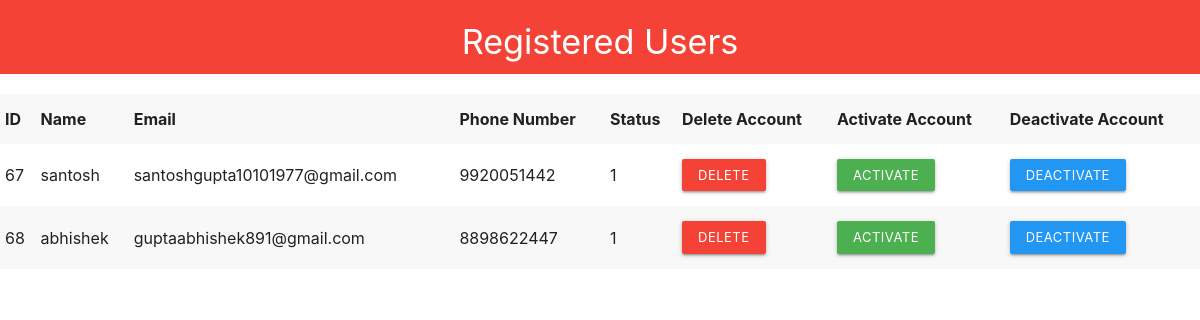
Page /viewusers.php (signed in) on the committed database.
### tables this page shows
CREATE TABLE `register_user` (
  `id` int(11) NOT NULL,
  `name` varchar(255) NOT NULL,
  `email` varchar(255) NOT NULL,
  `phoneno` varchar(255) NOT NULL,
  `password` varchar(255) NOT NULL,
  `token` varchar(255) NOT NULL,
  `activated` enum('0','1') NOT NULL DEFAULT '0',
  `date` date NOT NULL
);

### viewusers.php (the view, shortened to what this page needs)
<?php
    include('dbh.php');
$Sqq = "SELECT * FROM register_user";
$re = mysqli_query($db, $Sqq);
$total = mysqli_num_rows($re);
if ($total !=0) {
	?>
	<table class="striped">
		<tr>
			<td><b>ID</b></td>
			<td><b>Name</b></td>
			<td><b>Email</b></td>
			<td><b>Phone Number</b></td>
			<td><b>Status</b></td>
			<td><b>Delete Account</b></td>
			<td><b>Activate Account</b></td>
			<td><b>Deactivate Account</b></td>
		</tr>
		<?php
		while ($row = mysqli_fetch_assoc($re)) {
			echo "<tr>
					<td>".$row['id']."</td>
					<td>".$row['name']."</td>
					<td>".$row['email']."</td>
					<td>".$row['phoneno']."</td>
					<td>".$row['activated']."</td>
			      <td><a href='deleteuser.php?id=$row[id]&fn=$row[name]&co=$row[phoneno]&em=$row[email]&pa=$row[password]&to=$row[token]&ac=$row[activated]&da=$row[date]' class='btn btn-small red' onclick='return delet()'>Delete</a></td>
			      <td><a href='activateuser.php?id=$row[id]&em=$row[email]&ac=$row[activated]' class='btn btn-small green' onclick='return activate()'>Activate</a></td>
			      <td><a href='deactivateuser.php?id=$row[id]&em=$row[email]&ac=$row[activated]' class='btn btn-small blue' onclick='return deactivate()'>Deactivate</a></td>
				  </tr>";
		}
}
?>
<!DOCTYPE html>
<html>
<head>
	<link rel="stylesheet" type="text/css" href="css/materialize.min.css">
</head>
<body>
<div class="row">
	<div class="col l12 s12 red">
		<h4 class="center white-text">Registered Users</h4>
	</div>
</div>
</table>
</body>
</html>

### rows in the picture
register_user: id "67", name "santosh", email "santoshgupta10101977@gmail.com", phoneno "9920051442", activated "1"
register_user: id "68", name "abhishek", email "guptaabhishek891@gmail.com", phoneno "8898622447", activated "1"
